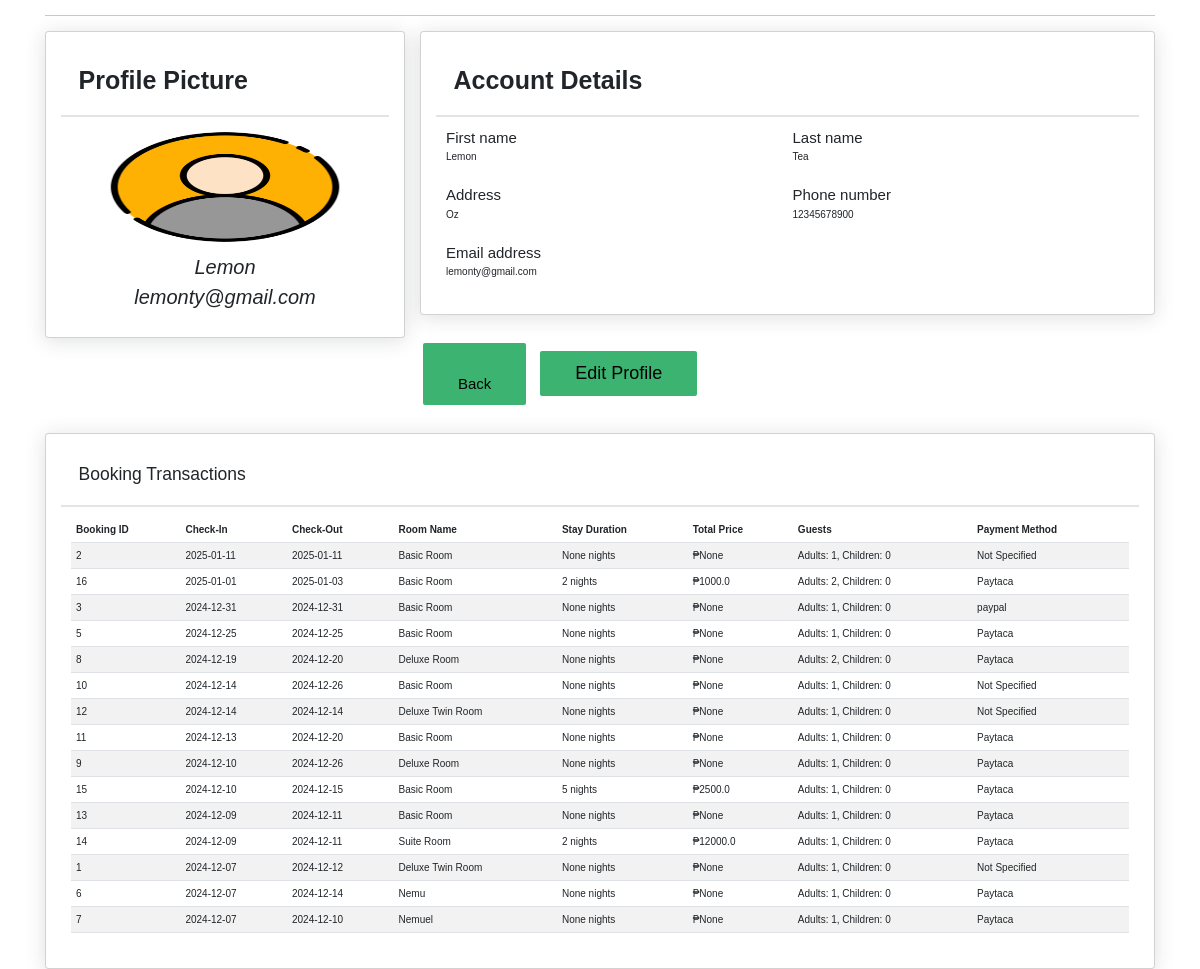
Page /profile (signed in) on the committed database.
### tables this page shows
CREATE TABLE "GUEST" (
	"guest_id"	INTEGER NOT NULL UNIQUE,
	"firstname"	TEXT NOT NULL,
	"lastname"	TEXT NOT NULL,
	"gender"	TEXT,
	"cel_num"	INTEGER NOT NULL,
	"address"	TEXT,
	"email"	TEXT NOT NULL UNIQUE,
	"password"	TEXT NOT NULL,
	PRIMARY KEY("guest_id" AUTOINCREMENT)
);

CREATE TABLE BOOKING (
    booking_id INTEGER PRIMARY KEY AUTOINCREMENT,
    guest_id INT,
    check_in DATE,
    check_out DATE,
    adult_guest INT,
    child_guest INT,
    room_name VARCHAR(50), stay_duration INTEGER, total_price REAL,
    FOREIGN KEY (guest_id) REFERENCES GUEST(guest_id)
);

CREATE TABLE PAYMENT (
    payment_id INTEGER PRIMARY KEY AUTOINCREMENT,
    guest_id INTEGER,
    booking_id INTEGER,
    payment_method TEXT,
    FOREIGN KEY (guest_id) REFERENCES GUEST(guest_id),
    FOREIGN KEY (booking_id) REFERENCES BOOKING(booking_id)
);

### app.py (the view)
@app.route('/profile', methods=["GET"])
def profile():
    if 'user_info' not in session:
        flash("You need to log in to view your profile.")
        return redirect(url_for('login'))
    user_email = session['user_info']['email']
    con = sqlite3.connect(currentdirectory + '\data.db')
    c = con.cursor()
    query = """
    SELECT
        B.booking_id,
        B.check_in,
        B.check_out,
        B.room_name,
        B.stay_duration,
        B.total_price,
        B.adult_guest,
        B.child_guest,
        P.payment_method
    FROM
        BOOKING B
    LEFT JOIN
        PAYMENT P ON B.booking_id = P.booking_id
    JOIN
        GUEST G ON B.guest_id = G.guest_id
    WHERE
        G.email = ?
    ORDER BY
        B.check_in DESC
    """
    c.execute(query, (user_email,))
    user_bookings = c.fetchall()
    query = "SELECT firstname, lastname, gender, cel_num, address, email FROM GUEST WHERE email = ?"
    c.execute(query, (user_email,))
    updated_info = c.fetchone()
    con.close()
    if updated_info:
        session['user_info'] = {
            "firstname": updated_info[0],
            "lastname": updated_info[1],
            "gender": updated_info[2],
            "cel_num": updated_info[3],
            "address": updated_info[4],
            "email": updated_info[5],
        }
    return render_template("profile.html",
                           user_info=session['user_info'],
                           user_bookings=user_bookings)

### templates/profile.html (shortened to what this page needs)
<!DOCTYPE html>
<html>
<head>
    <link href="https://cdn.jsdelivr.net/npm/bootstrap@5.3.0/dist/css/bootstrap.min.css" rel="stylesheet">
    <link rel="stylesheet" href="/static/style.css">
</head>
<body>
    <div class="container-xl px-4 mt-4">
        <hr class="mt-0 mb-4">
        <div class="row">
            <div class="col-xl-4">
                <div class="card mb-4 mb-xl-0">
                    <div class="card-header">Profile Picture</div>
                    <div class="card-body text-center">
                        <img class="img-account-profile rounded-circle mb-2" src="static/images/profile.png" alt="">
                        <div class="font-italic">{{ user_info.firstname }}</div>
                        <div class="font-italic">{{ user_info.email }}</div>
                    </div>
                </div>
            </div>
            <div class="col-xl-8">
                <div class="card mb-4">
                    <div class="card-header">Account Details</div>
                    <div class="card-body">
                        <form>
                            <div class="row gx-3 mb-3">
                                <div class="col-md-6">
                                    <label class="font" for="inputFirstName">First name</label>
                                    <p>{{user_info.firstname}}</p>
                                </div>
                                <div class="col-md-6">
                                    <label class="font" for="inputLastName">Last name</label>
                                    <p>{{user_info.lastname}}</p>
                                </div>
                            </div>
                            <div class="row gx-3 mb-3">
                                <div class="col-md-6">
                                    <label class="font" for="inputLocation">Address</label>
                                    <p>{{user_info.address}}</p>
                                </div>
                                <div class="col-md-6">
                                    <label class="font" for="inputPhone">Phone number</label>
                                    <p>{{ user_info.cel_num }}</p>
                                </div>
                            </div>
                            <div class="mb-3">
                                <label class="font" for="inputEmailAddress">Email address</label>
                                <p>{{ user_info.email }}</p>
                            </div>
                        </form>
                    </div>
                </div>
                <div class="mb-3">
                    <a style="color: black" class="back btn btn-secondary me-2" href="{{ url_for('index') }}">Back</a>
                    <a style="color: black" class="save btn btn-primary" href="{{ url_for('edit') }}">Edit Profile</a>
                </div>
            </div>
        </div>
        <div class="card mt-4">
            <div class="card-header">
                <h3>Booking Transactions</h3>
            </div>
            <div class="card-body">
                {% if user_bookings %}
                <table class="table table-striped">
                    <thead>
                        <tr>
                            <th>Booking ID</th>
                            <th>Check-In</th>
                            <th>Check-Out</th>
                            <th>Room Name</th>
                            <th>Stay Duration</th>
                            <th>Total Price</th>
                            <th>Guests</th>
                            <th>Payment Method</th>
                        </tr>
                    </thead>
                    <tbody>
                        {% for booking in user_bookings %}
                        <tr>
                            <td>{{ booking[0] }}</td>
                            <td>{{ booking[1] }}</td>
                            <td>{{ booking[2] }}</td>
                            <td>{{ booking[3] }}</td>
                            <td>{{ booking[4] }} nights</td>
                            <td>₱{{ (booking[5]) }}</td>
                            <td>Adults: {{ booking[6] }}, Children: {{ booking[7] }}</td>
                            <td>{{ booking[8] or 'Not Specified' }}</td>
                        </tr>
                        {% endfor %}
                    </tbody>
                </table>
                {% else %}
                <p>No booking transactions found.</p>
                {% endif %}
            </div>
        </div>
    </div>
</body>
</html>

### static/style.css (style rules this page uses)
* { margin: 0; padding:0; box-sizing: border-box; font-family: Verdana, Geneva, Tahoma, sans-serif; outline: none; border: none; text-transform: normal; transition:.2s linear; }
html { font-size: 62.5%; scroll-behavior: smooth; scroll-padding-top: 6rem; overflow-x:hidden; background-color: rgb(255, 255, 255); }
.btn { display: inline-block ; margin-top: 1rem; border-radius: 5rem; background:mediumseagreen; color: #fff; padding:.9rem 3.5rem; cursor: pointer; font-size: 1.7rem; border-width: 3px; border-radius: 5px; border-color: #ffffff; }
.card-body img { width: 250px; }
.img-account-profile { width: 12rem; height: 12rem; }
.rounded-circle { border-radius: 50% !important; }
.card { box-shadow: 0 0.25rem 2rem 0 rgb(33 40 50 / 15%); padding: 1.5rem; }
.card .card-header { font-weight: 700; font-size: 2.5rem; }
.card-header:first-child { border-radius: 0.35rem 0.35rem 0 0; }
.card-header { padding: 1.5rem 1.75rem; margin-bottom: 0; background-color:rgb(255, 255, 255);; border-bottom: 2px solid rgba(33, 40, 50, 0.125); }
.save { text-align: right; font-size: 1.8rem; }
.back { padding-top: 3rem; font-size: 1.5rem; }
.font-italic { font-size: 2rem; font-style: italic; }
.font { font-size: 1.5rem; font:senrif; }

### rows in the picture
GUEST: firstname "Lemon", email "lemonty@gmail.com", lastname "Tea", address "Oz", cel_num "12345678900"
BOOKING: booking_id "2", check_in "2025-01-11", check_out "2025-01-11", room_name "Basic Room", booking "None", value "None", adult_guest "1", child_guest "0", booking "Not Specified"
PAYMENT: booking_id "16", check_in "2025-01-01", check_out "2025-01-03", room_name "Basic Room", stay_duration "2", adult_guest "2", child_guest "0", payment_method "Paytaca"
BOOKING: total_price "1000.0"
PAYMENT: booking_id "3", check_in "2024-12-31", check_out "2024-12-31", room_name "Basic Room", booking "None", value "None", adult_guest "1", child_guest "0", payment_method "paypal"
PAYMENT: booking_id "5", check_in "2024-12-25", check_out "2024-12-25", room_name "Basic Room", booking "None", value "None", adult_guest "1", child_guest "0", payment_method "Paytaca"
PAYMENT: booking_id "8", check_in "2024-12-19", check_out "2024-12-20", room_name "Deluxe Room", booking "None", value "None", adult_guest "2", child_guest "0", payment_method "Paytaca"
BOOKING: booking_id "10", check_in "2024-12-14", check_out "2024-12-26", room_name "Basic Room", booking "None", value "None", adult_guest "1", child_guest "0", booking "Not Specified"
BOOKING: booking_id "12", check_in "2024-12-14", check_out "2024-12-14", room_name "Deluxe Twin Room", booking "None", value "None", adult_guest "1", child_guest "0", booking "Not Specified"
PAYMENT: booking_id "11", check_in "2024-12-13", check_out "2024-12-20", room_name "Basic Room", booking "None", value "None", adult_guest "1", child_guest "0", payment_method "Paytaca"
PAYMENT: booking_id "9", check_in "2024-12-10", check_out "2024-12-26", room_name "Deluxe Room", booking "None", value "None", adult_guest "1", child_guest "0", payment_method "Paytaca"
PAYMENT: booking_id "15", check_in "2024-12-10", check_out "2024-12-15", room_name "Basic Room", stay_duration "5", adult_guest "1", child_guest "0", payment_method "Paytaca"
BOOKING: total_price "2500.0"
PAYMENT: booking_id "13", check_in "2024-12-09", check_out "2024-12-11", room_name "Basic Room", booking "None", value "None", adult_guest "1", child_guest "0", payment_method "Paytaca"
PAYMENT: booking_id "14", check_in "2024-12-09", check_out "2024-12-11", room_name "Suite Room", stay_duration "2", adult_guest "1", child_guest "0", payment_method "Paytaca"
BOOKING: total_price "12000.0"
BOOKING: booking_id "1", check_in "2024-12-07", check_out "2024-12-12", room_name "Deluxe Twin Room", booking "None", value "None", adult_guest "1", child_guest "0", booking "Not Specified"
PAYMENT: booking_id "6", check_in "2024-12-07", check_out "2024-12-14", room_name "Nemu", booking "None", value "None", adult_guest "1", child_guest "0", payment_method "Paytaca"
PAYMENT: booking_id "7", check_in "2024-12-07", check_out "2024-12-10", room_name "Nemuel", booking "None", value "None", adult_guest "1", child_guest "0", payment_method "Paytaca"
